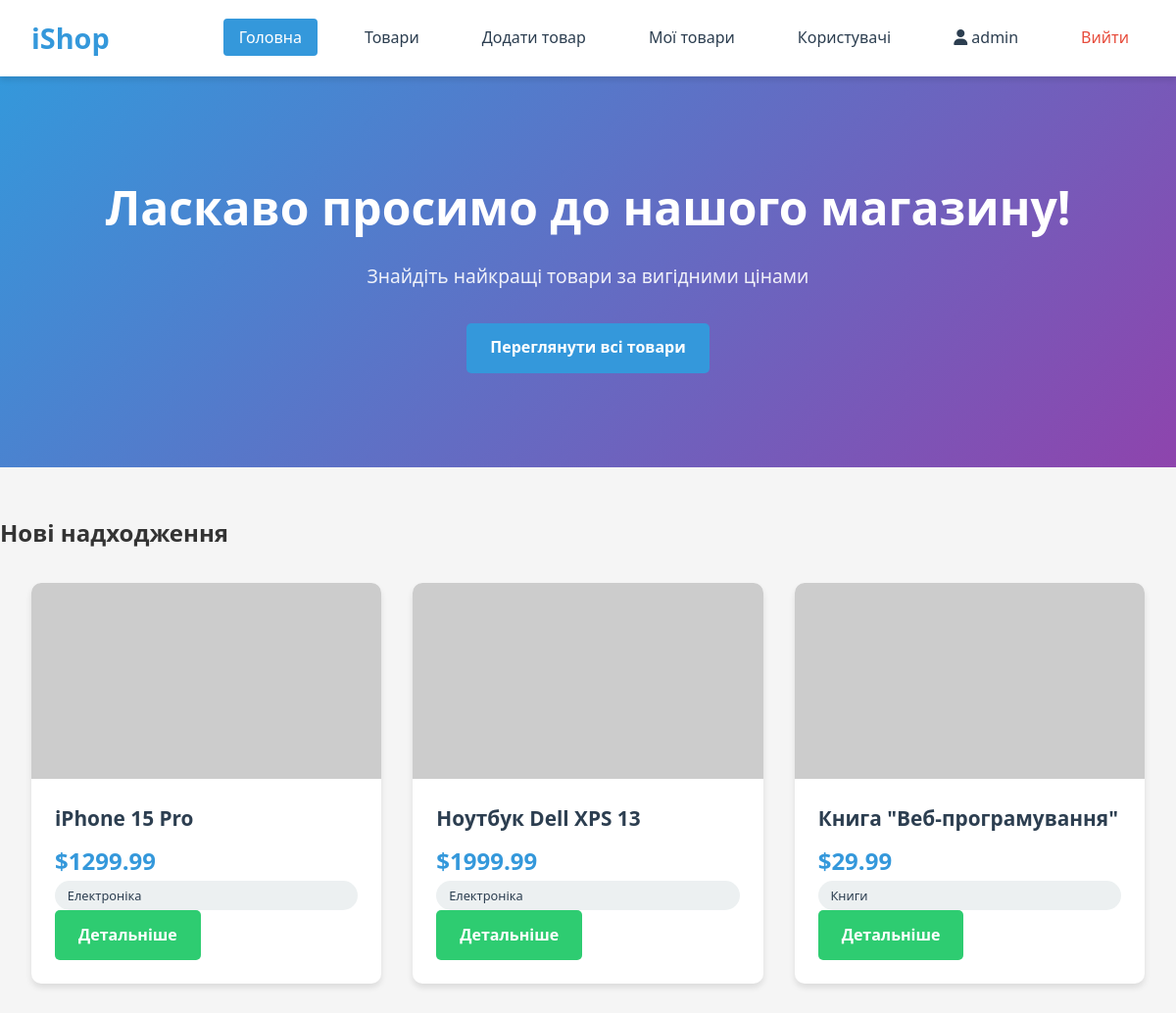
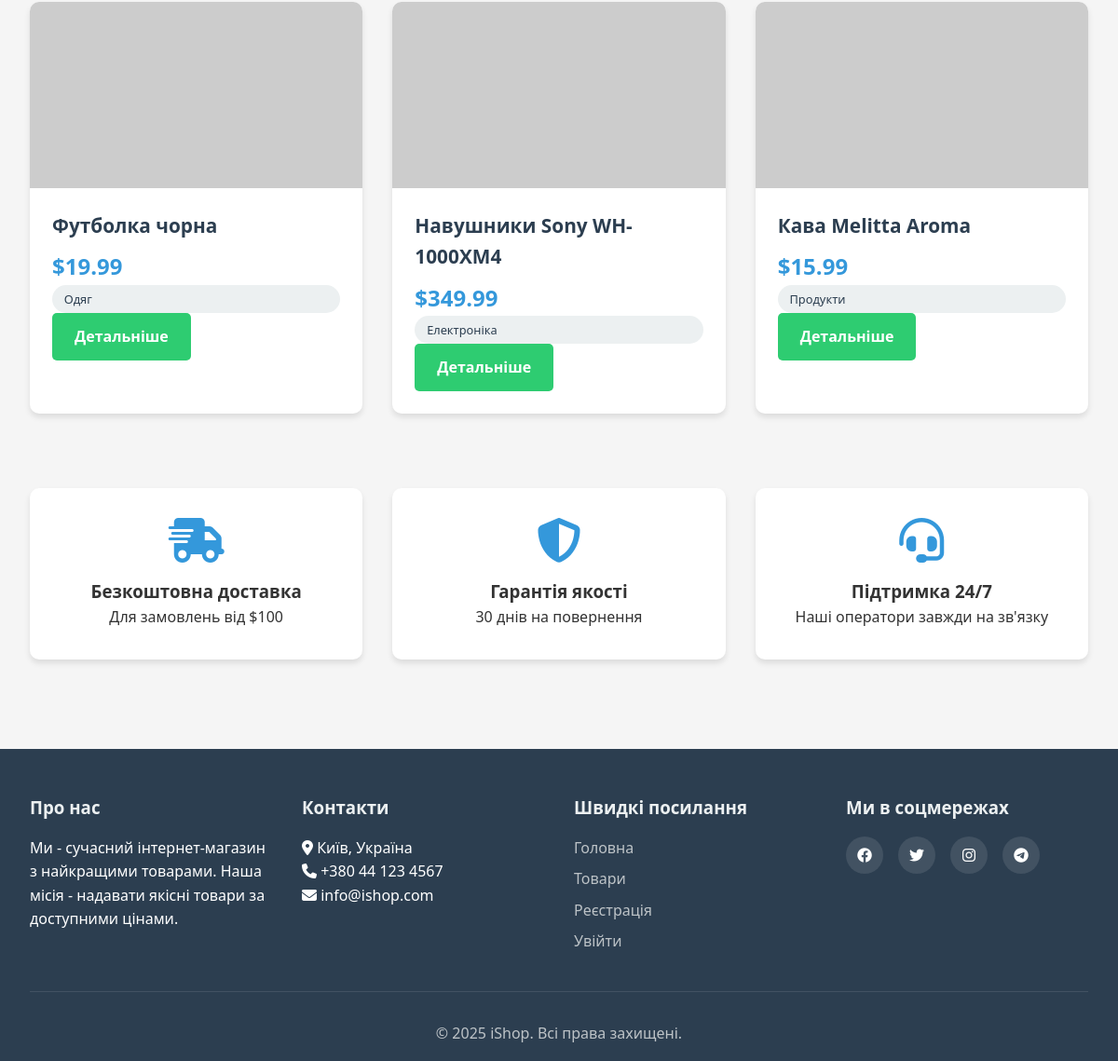
/index.php (signed in), run on the app's committed database (2 pictures, top to bottom).
### tables this page shows
CREATE TABLE products (
    id INT PRIMARY KEY AUTO_INCREMENT,
    user_id INT NOT NULL,
    name VARCHAR(100) NOT NULL,
    description TEXT,
    price DECIMAL(10, 2) NOT NULL,
    category VARCHAR(50),
    created_at TIMESTAMP DEFAULT CURRENT_TIMESTAMP,
    FOREIGN KEY (user_id) REFERENCES users(id) ON DELETE CASCADE
);

### config/database.php (called while the page is built, shortened)
<?php
function escape($data) {
    return htmlspecialchars($data, ENT_QUOTES, 'UTF-8');
}
?>

### index.php (the view, shortened to what this page needs)
<?php
require_once 'config/database.php';
try {
    $sql = "SELECT * FROM products ORDER BY created_at DESC LIMIT 6";
    $stmt = $pdo->prepare($sql);
    $stmt->execute();
    $products = $stmt->fetchAll(PDO::FETCH_ASSOC);
} catch(Exception $e) {
    $products = [];
    error_log("Помилка БД: " . $e->getMessage());
}
?>
<!DOCTYPE html>
<html lang="uk">
<head>
    <link rel="stylesheet" href="style.css">
    <link rel="stylesheet" href="https://cdnjs.cloudflare.com/ajax/libs/font-awesome/6.4.0/css/all.min.css">
</head>
<body>
    <?php include 'includes/header.php'; ?>
    <main class="main-content">
        <section class="hero">
            <div class="hero-content">
                <h1>Ласкаво просимо до нашого магазину!</h1>
                <p>Знайдіть найкращі товари за вигідними цінами</p>
                <a href="products.php" class="btn btn-primary">Переглянути всі товари</a>
            </div>
        </section>
        <section class="featured-products">
            <h2 class="section-title">Нові надходження</h2>
            <div class="products-grid">
                <?php if(!empty($products)): ?>
                    <?php foreach($products as $product): ?>
                    <div class="product-card">
                        <div class="product-image">
                            <?php if(!empty($product['image'])): ?>
                                <img src="uploads/<?php echo escape($product['image']); ?>" alt="<?php echo escape($product['name']); ?>">
                            <?php else: ?>
                                <img src="https://via.placeholder.com/300x200?text=<?php echo urlencode(substr($product['name'], 0, 20)); ?>" alt="<?php echo escape($product['name']); ?>">
                            <?php endif; ?>
                        </div>
                        <div class="product-info">
                            <h3><?php echo escape($product['name']); ?></h3>
                            <p class="product-price">$<?php echo escape($product['price']); ?></p>
                            <p class="product-category"><?php echo escape($product['category']); ?></p>
                            <a href="product-detail.php?id=<?php echo $product['id']; ?>" class="btn btn-secondary">Детальніше</a>
                        </div>
                    </div>
                    <?php endforeach; ?>
                <?php endif; ?>
            </div>
        </section>
        <section class="features">
            <div class="feature">
                <i class="fas fa-shipping-fast"></i>
                <h3>Безкоштовна доставка</h3>
                <p>Для замовлень від $100</p>
            </div>
            <div class="feature">
                <i class="fas fa-shield-alt"></i>
                <h3>Гарантія якості</h3>
                <p>30 днів на повернення</p>
            </div>
            <div class="feature">
                <i class="fas fa-headset"></i>
                <h3>Підтримка 24/7</h3>
                <p>Наші оператори завжди на зв'язку</p>
            </div>
        </section>
    </main>
    <?php include 'includes/footer.php'; ?>
</body>
</html>

### style.css (style rules this page uses)
:root { --primary-color: #3498db; --secondary-color: #2ecc71; --danger-color: #e74c3c; --warning-color: #f39c12; --dark-color: #2c3e50; --light-color: #ecf0f1; --gray-color: #95a5a6; --shadow: 0 4px 6px rgba(0, 0, 0, 0.1); --transition: all 0.3s ease; }
* { margin: 0; padding: 0; box-sizing: border-box; }
body { font-family: 'Segoe UI', Tahoma, Geneva, Verdana, sans-serif; line-height: 1.6; color: #333; background-color: #f5f5f5; }
.hero { background: linear-gradient(135deg, var(--primary-color), #8e44ad); color: white; padding: 6rem 2rem; text-align: center; margin-bottom: 3rem; }
.hero h1 { font-size: 3rem; margin-bottom: 1rem; }
.hero p { font-size: 1.2rem; margin-bottom: 2rem; opacity: 0.9; }
.products-grid, .my-products-grid { display: grid; grid-template-columns: repeat(auto-fill, minmax(300px, 1fr)); gap: 2rem; padding: 2rem; max-width: 1200px; margin: 0 auto; }
.product-card, .my-product-card { background: white; border-radius: 10px; overflow: hidden; box-shadow: var(--shadow); transition: var(--transition); }
.product-image, .my-product-image { height: 200px; overflow: hidden; }
.product-image img, .my-product-image img { width: 100%; height: 100%; object-fit: cover; transition: var(--transition); }
.product-info, .my-product-info { padding: 1.5rem; }
.product-info h3, .my-product-info h3 { font-size: 1.3rem; margin-bottom: 0.5rem; color: var(--dark-color); }
.product-price { font-size: 1.5rem; font-weight: bold; color: var(--primary-color); }
.product-category { background-color: var(--light-color); padding: 0.3rem 0.8rem; border-radius: 20px; font-size: 0.8rem; color: var(--dark-color); }
.btn { display: inline-block; padding: 0.8rem 1.5rem; border-radius: 5px; text-decoration: none; font-weight: 600; cursor: pointer; border: none; transition: var(--transition); text-align: center; }
.btn-primary { background-color: var(--primary-color); color: white; }
.btn-secondary { background-color: var(--secondary-color); color: white; }
.features { display: grid; grid-template-columns: repeat(auto-fit, minmax(250px, 1fr)); gap: 2rem; padding: 3rem 2rem; max-width: 1200px; margin: 0 auto; }
.feature { text-align: center; padding: 2rem; background: white; border-radius: 10px; box-shadow: var(--shadow); }
.feature i { font-size: 3rem; color: var(--primary-color); margin-bottom: 1rem; }
.btn { transition: all 0.3s ease; }
.product-card { transition: transform 0.3s ease, box-shadow 0.3s ease; }

### data on the page
products: name "iPhone 15 Pro", price "1299.99", category "Електроніка"
products: name "Ноутбук Dell XPS 13", price "1999.99", category "Електроніка"
products: name "Книга \"Веб-програмування\"", price "29.99", category "Книги"
products: name "Футболка чорна", price "19.99", category "Одяг"
products: name "Навушники Sony WH-1000XM4", price "349.99", category "Електроніка"
products: name "Кава Melitta Aroma", price "15.99", category "Продукти"

### other printed values
$_SESSION['username'] "admin"
